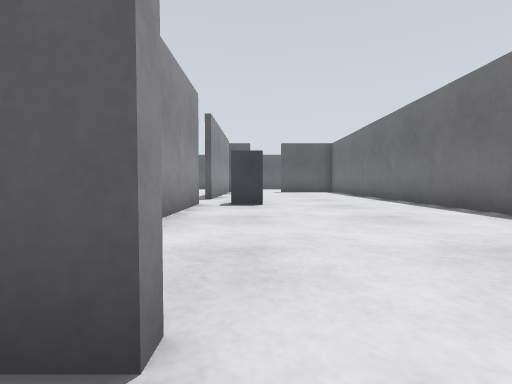
[1] (above)

21 first-person views from a walk through a Gazebo world. The camera is 0.5 m above the floor, tilts 2° down and sees 85° across. The floor is counted in squares, 1 m on a side. Each view is taken from the middle of a square. On the plan, view 1 faces up. The plan holds only what a view shows up to about 9 squares ahead; the rest is blank. The place goes on beyond the plan.

[2]
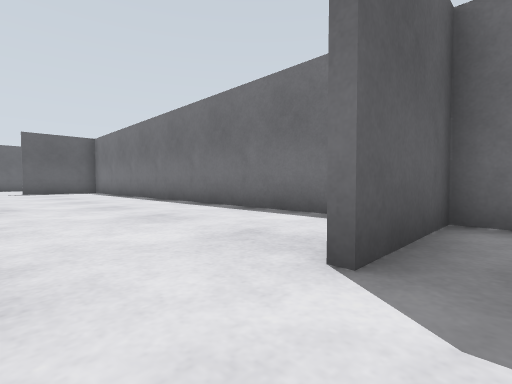

[3]
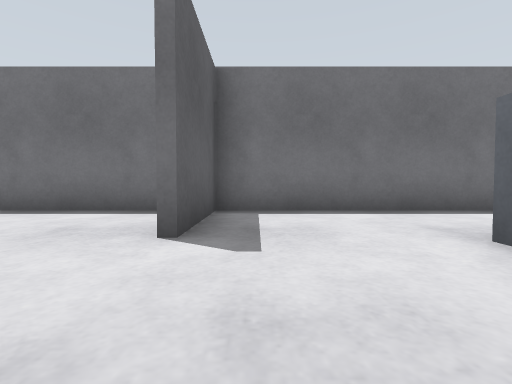

[4]
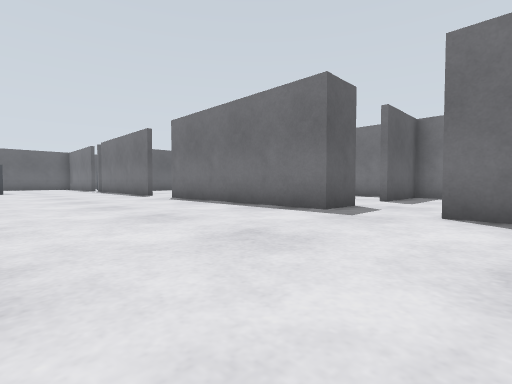

[5]
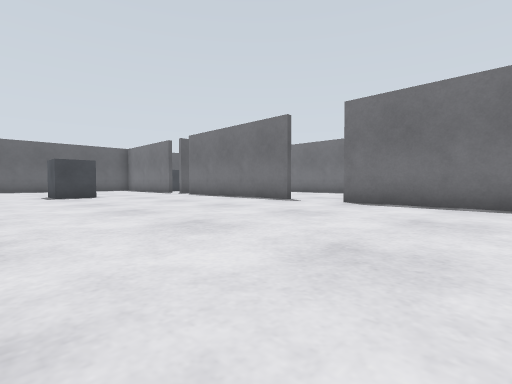

[6]
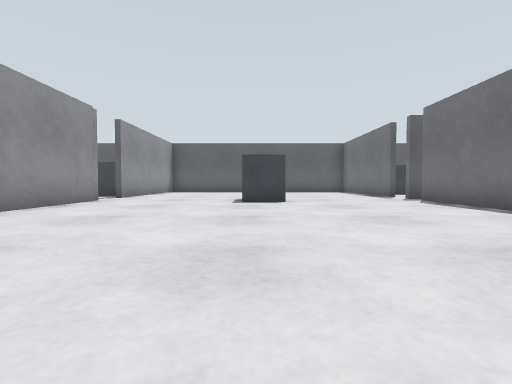

[7]
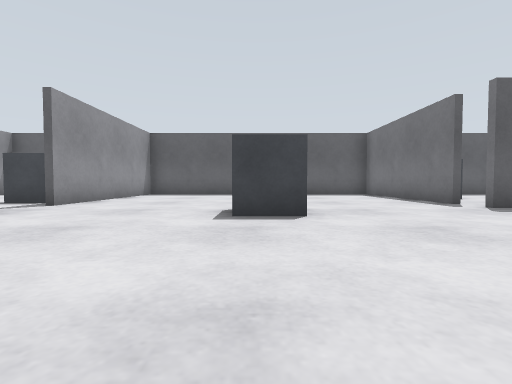

[8]
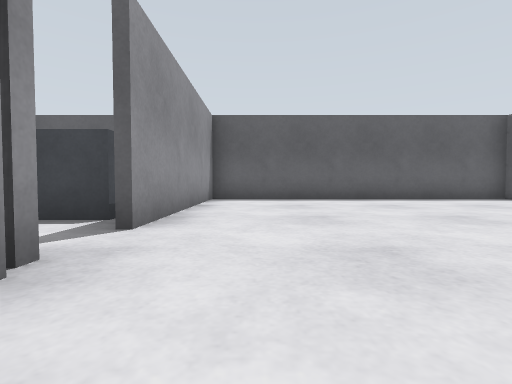

[9]
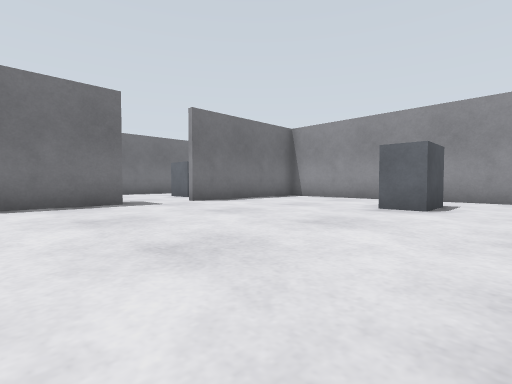

[10]
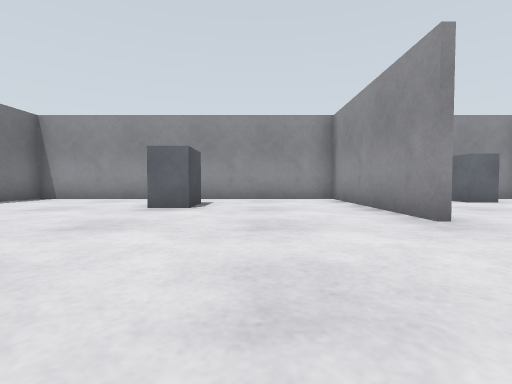

[11]
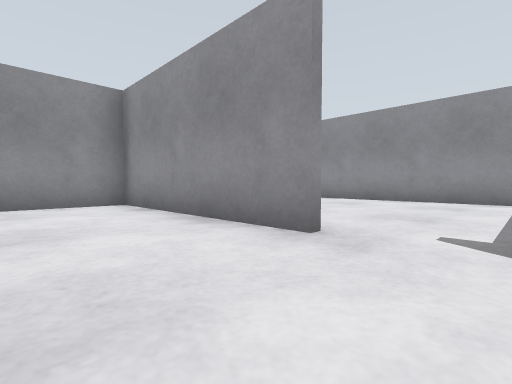

[12]
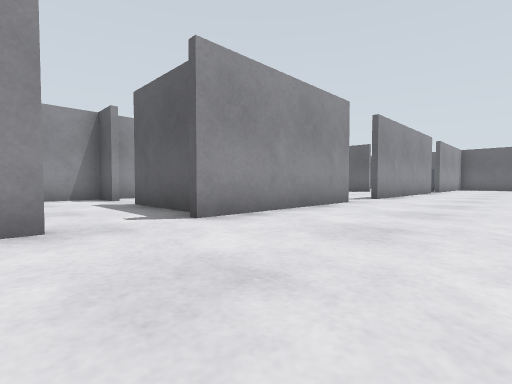

[13]
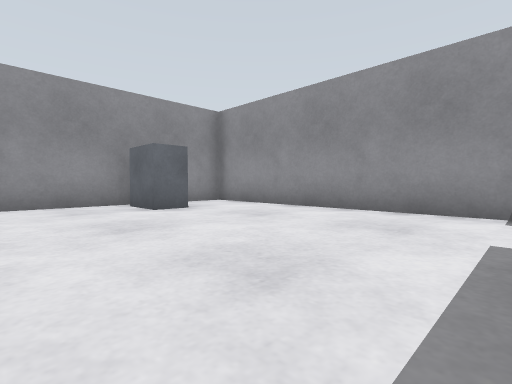

[14]
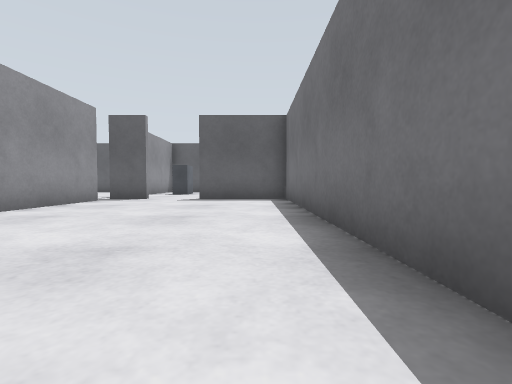

[15]
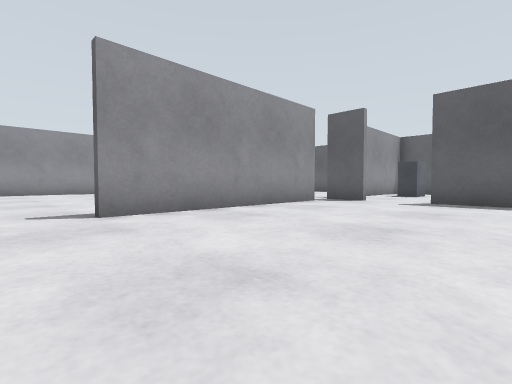

[16]
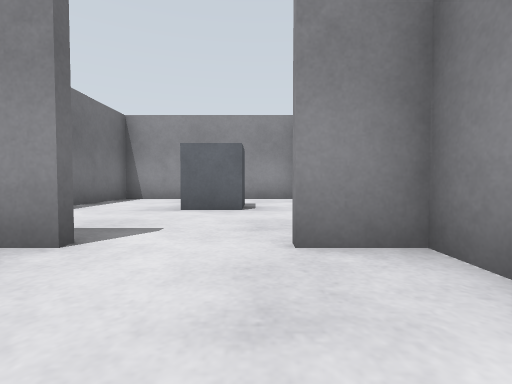

[17]
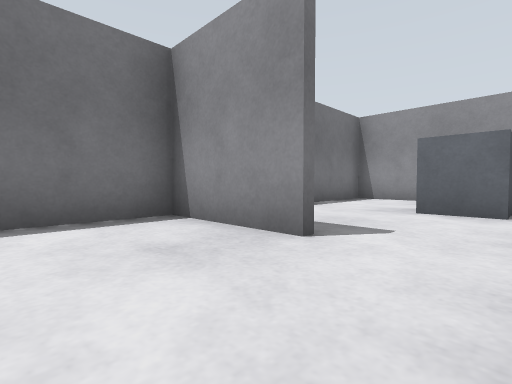

[18]
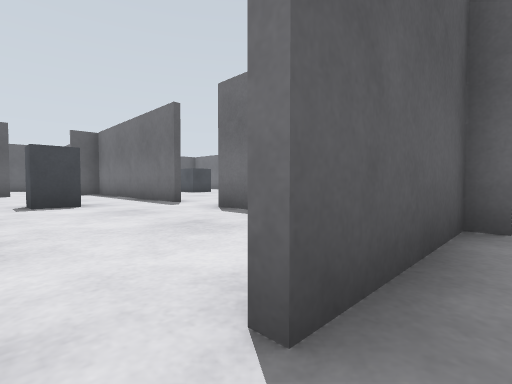

[19]
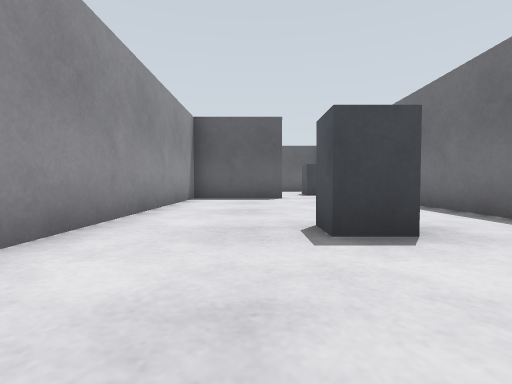

[20]
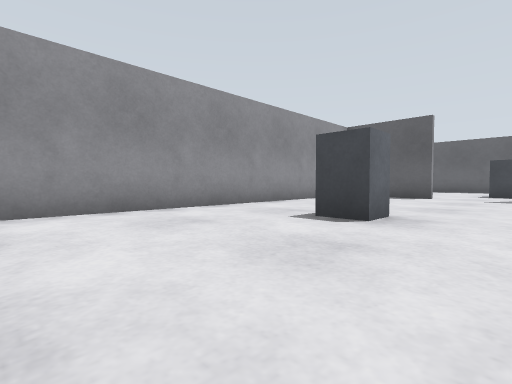

[21]
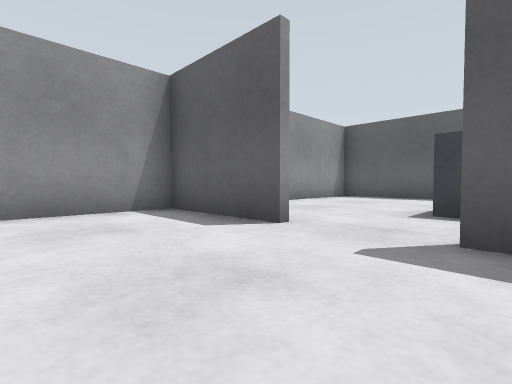

### Floor plan
Points are (right, up) in squares from view 1. A wall is a line through its corners. A room is listed if a view was taken in it or the views show most of it. See-through windows are left out.
Room 1 (views 1, 2)
walls: (-1.1, -5.4) (3.9, -5.4) (3.9, 0.7) (1.5, 0.7); (-1.3, 1.6) (-1.3, 0.9) (-0.2, 0.9)
ways out: opening at (-1, -0.5) to room 2; opening at (0.5, 1) to room 4
objects: grey box (1, -3) to (1, -2)
Room 2 (views 3, 4, 5, 6, 7, 8, 9, 10, 11, 12)
walls: (-1.5, 8.1) (-1.5, 9.4); (-1.5, 10.9) (-1.5, 13.6); (-10.3, 5.6) (-10.3, 1.1); (-10.3, 8.5) (-10.3, 7.4); (-0.2, 0.7) (-1.5, 0.7) (-1.5, 6.5); (-10.3, 13.5) (-10.3, 10.6); (-1.5, 15.4) (-1.5, 18.1); (-10.3, -0.5) (-10.3, -5.4) (-1.5, -5.4) (-1.5, -1); (-1.4, 20.4) (-10.3, 20.4) (-10.3, 14.9)
ways out: opening at (-1, -0.5) to room 1; opening at (-10, 0.5) to room 3; opening at (-1, 7.5) to room 4; opening at (-1, 14.5) to room 4; opening at (-10, 6.5) to room 5; opening at (-10, 14) to room 5
objects: grey box (-6, -3); grey box (-6, 13) to (-5, 14)
Room 3 (views 13, 18)
walls: (-14.8, 1.5) (-15.9, 1.5) (-15.9, -5.4) (-11.2, -5.4); (-10.5, 1.1) (-10.5, 1.5) (-13.4, 1.5); (-15.9, 2.6) (-15.9, 2)
ways out: opening at (-10, 0.5) to room 2; opening at (-14, 2) to room 5
objects: grey box (-14, -5) to (-13, -4)
Room 4 (views 14, 15, 16, 17)
walls: (-1.3, 6.5) (-1.3, 3.9); (-1.3, 13.6) (-1.3, 8.1); (1.4, 0.9) (3.9, 0.9) (3.9, 14.4) (1.2, 14.4)
ways out: opening at (0.5, 1) to room 1; opening at (-1, 7.5) to room 2; opening at (-1, 14.5) to room 2; opening at (0.5, 14.5)
objects: grey box (0, 6) to (0, 7)
Room 5 (views 19, 20, 21)
walls: (-13.1, 13.6) (-15.9, 13.6) (-15.9, 4.1); (-10.5, 7.4) (-10.5, 11); (-10.5, 4.6) (-10.5, 5.6); (-15.9, 19) (-15.9, 17.1); (-13, 20.4) (-14.4, 20.4)
ways out: opening at (-10, 6.5) to room 2; opening at (-10, 14) to room 2; opening at (-14, 2) to room 3
objects: grey box (-13, 8); grey box (-12, 16) to (-11, 17); grey box (-11, 14)

Where each view was taken, in squares from view 1:
view 1: 0 up, 0 right, facing up
view 2: 0 up, 0 right, facing up-right
view 3: 0 up, 1 left, facing right
view 4: 2 down, 6 left, facing up-right
view 5: 3 up, 8 left, facing up-right
view 6: 6 up, 6 left, facing up
view 7: 9 up, 6 left, facing up
view 8: 12 up, 9 left, facing up
view 9: 3 up, 8 left, facing down-right
view 10: 3 up, 8 left, facing down
view 11: 1 up, 8 left, facing down-left
view 12: 1 down, 7 left, facing up-left
view 13: 1 up, 11 left, facing down-left
view 14: 6 up, 3 right, facing up
view 15: 7 up, 3 right, facing up-left
view 16: 3 up, 0 right, facing down
view 17: 3 up, 0 right, facing down-right
view 18: 1 up, 14 left, facing up-right
view 19: 5 up, 14 left, facing up
view 20: 4 up, 11 left, facing up-left
view 21: 11 up, 11 left, facing up-left
